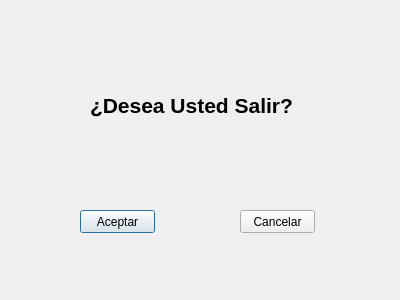
<?xml version="1.0" encoding="UTF-8"?>
<ui version="4.0">
 <class>dlgSalir</class>
 <widget class="QDialog" name="dlgSalir">
  <property name="windowModality">
   <enum>Qt::ApplicationModal</enum>
  </property>
  <property name="geometry">
   <rect>
    <x>0</x>
    <y>0</y>
    <width>400</width>
    <height>300</height>
   </rect>
  </property>
  <property name="minimumSize">
   <size>
    <width>400</width>
    <height>300</height>
   </size>
  </property>
  <property name="maximumSize">
   <size>
    <width>400</width>
    <height>300</height>
   </size>
  </property>
  <property name="windowTitle">
   <string>Dialog</string>
  </property>
  <property name="modal">
   <bool>true</bool>
  </property>
  <widget class="QLabel" name="lblSalir">
   <property name="geometry">
    <rect>
     <x>90</x>
     <y>70</y>
     <width>211</width>
     <height>71</height>
    </rect>
   </property>
   <property name="font">
    <font>
     <pointsize>16</pointsize>
     <weight>75</weight>
     <bold>true</bold>
    </font>
   </property>
   <property name="text">
    <string>¿Desea Usted Salir?</string>
   </property>
   <property name="textFormat">
    <enum>Qt::RichText</enum>
   </property>
  </widget>
  <widget class="QPushButton" name="btnSalirAceptar">
   <property name="geometry">
    <rect>
     <x>80</x>
     <y>210</y>
     <width>75</width>
     <height>23</height>
    </rect>
   </property>
   <property name="text">
    <string>Aceptar</string>
   </property>
  </widget>
  <widget class="QPushButton" name="btnSalirCancelar">
   <property name="geometry">
    <rect>
     <x>240</x>
     <y>210</y>
     <width>75</width>
     <height>23</height>
    </rect>
   </property>
   <property name="text">
    <string>Cancelar</string>
   </property>
  </widget>
 </widget>
 <resources/>
 <connections/>
</ui>
